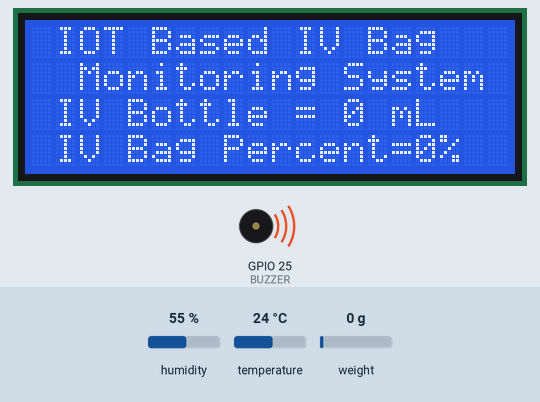
Recording of a sketch running on a simulated ESP32. Shown: 20×4 character LCD, buzzer (waves = sounding, pin HIGH). The inputs (shaded band) are chosen by the test bench; at power-on: weight on the scale 0 g, humidity 55 %, temperature 24 °C. WiFi joins after 1.5 s; servers stay silent unless stated; what the sketch prints to the serial monitor is not drawn.

Above: at 5.0 s.
5.1 s: weight on the scale set to 100 g
At 8.4 s:
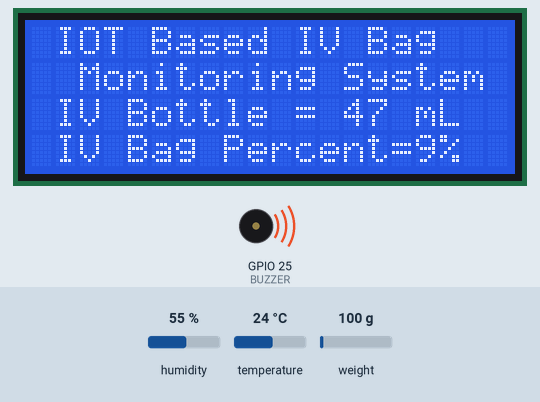
9.0 s: weight on the scale set to 207 g
At 11.6 s:
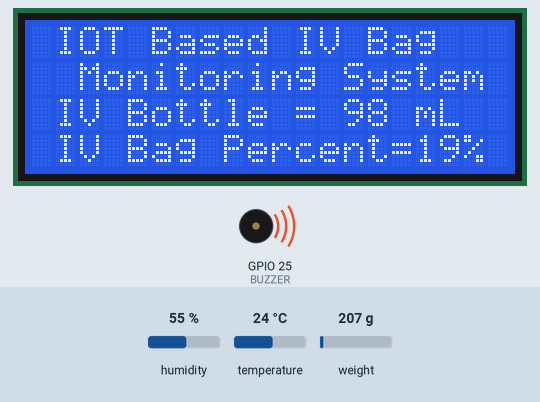
12.1 s: weight on the scale set to 248 g
At 15.0 s:
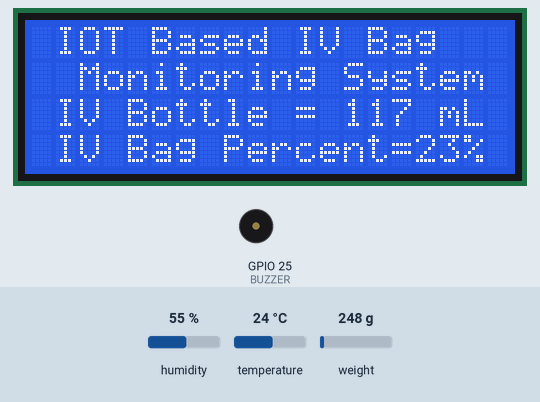
15.7 s: weight on the scale set to 0 g
At 17.2 s:
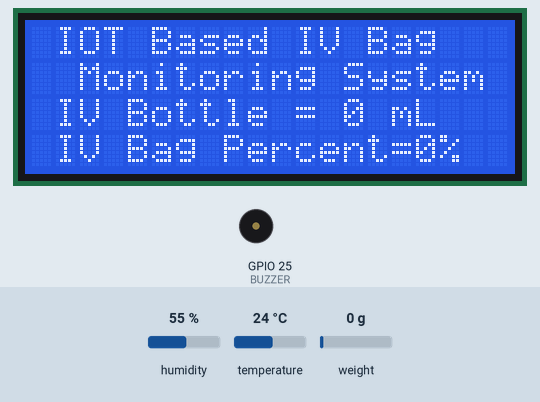
Timing chart, 0 to 18.8 s (numbered marks = the images above; inputs shaded):
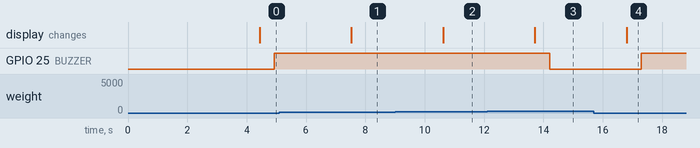

The sketch:

IT-hackthon.ino
```cpp
#define BLYNK_PRINT Serial
#define BLYNK_TEMPLATE_ID "TMPL3VhzV9TKu"
#define BLYNK_TEMPLATE_NAME "IoT based IV bag monitoring system"

#include <WiFi.h>
#include <WiFiClient.h>
#include <Blynk.h>
#include <BlynkSimpleEsp32.h>
#include <LiquidCrystal_I2C.h>
#include "HX711.h"
#include <DHT.h>

LiquidCrystal_I2C lcd(0x27, 20, 4);
HX711 scale;
DHT dht_sensor(21, DHT11);

char auth[] = "7o2wTXUgn-gXNZqc6XTurFKeuZzJ0KO9"; // Blynk authentication token
char ssid[] = "Anandan";
char pass[] = "2257anand";

#define DOUT  23
#define CLK  19
#define BUZZER 25

int liter;
int val;
float weight;
float calibration_factor = 102500; // Change this value for your Load cell sensor

void setup() {
  Serial.begin(115200);
  lcd.init();
  lcd.backlight();
  pinMode(BUZZER, OUTPUT);
  Serial.println("Remove all weight from scale");
  scale.begin(DOUT, CLK);
  scale.set_scale();
  scale.tare(); // Reset the scale to 0
  long zero_factor = scale.read_average(); // Get a baseline reading
  Serial.print("Zero factor: ");
  Serial.println(zero_factor);
  Blynk.begin(auth, ssid, pass, "blynk.cloud", 80);
  dht_sensor.begin();
}

void loop() {
  Blynk.run();
  measureWeight();
  readTemperature();
}

void measureWeight() {
  scale.set_scale(calibration_factor); // Adjust to this calibration factor
  weight = scale.get_units(5);
  if (weight < 0) {
    weight = 0.00;
  }
  liter = weight * 474;
  val = liter;
  val = map(val, 0, 505, 0, 100);
  lcd.clear();
  lcd.setCursor(1, 0);
  lcd.print("IOT Based IV Bag");
  lcd.setCursor(2, 1);
  lcd.print("Monitoring System");
  Serial.print("Kilogram: ");
  Serial.print(weight);
  Serial.println(" Kg");
  lcd.setCursor(1, 2);
  lcd.print("IV Bottle = ");
  lcd.print(liter);
  lcd.print(" mL");
  Serial.print("IV BOTTLE: ");
  Serial.print(liter);
  Serial.println("mL");
  lcd.setCursor(1, 3);
  lcd.print("IV Bag Percent=");
  lcd.print(val);
  lcd.print("%");
  Serial.print("IV Bag Percent: ");
  Serial.print(val);
  Serial.println("%");
  Serial.println();
  delay(500);
  if (val <= 50 && val >= 40) {
    Blynk.logEvent("iv_alert", "IV Bottle is 50%");
    digitalWrite(BUZZER, HIGH);
    delay(50);
    digitalWrite(BUZZER, LOW);
    delay(50);
  }
  else if (val <= 20) {
    Blynk.logEvent("iv_alert", "IV Bottle is too LOW");
    digitalWrite(BUZZER, HIGH);
  }
  else {
    digitalWrite(BUZZER, LOW);
  }
  Blynk.virtualWrite(V0, liter);
  Blynk.virtualWrite(V1, val);
}

void readTemperature() {
  float tempC = dht_sensor.readTemperature();
  if (isnan(tempC)) {
    Serial.println("Failed to read from DHT sensor!");
  } else {
    Serial.print("Temperature: ");
    Serial.print(tempC);
    Serial.println("°C");
    Blynk.virtualWrite(V2, tempC);
  }
  delay(2000);
}
```

Measured:
- the behaviour switches between 225 and 226 g on weight on the scale (found by bisection; images 2 and 3)
- after the input at 5.1 s, the display: changes after 2.4 s (image 1)
- after the input at 9.0 s, the display: changes after 1.6 s (image 2)
- after the input at 12.1 s, GPIO 25 (BUZZER): HIGH → LOW after 2.1 s; the display: changes after 1.6 s (image 3)
- after the input at 15.7 s, GPIO 25 (BUZZER): LOW → HIGH after 1.6 s; the display: changes after 1.1 s (image 4)
